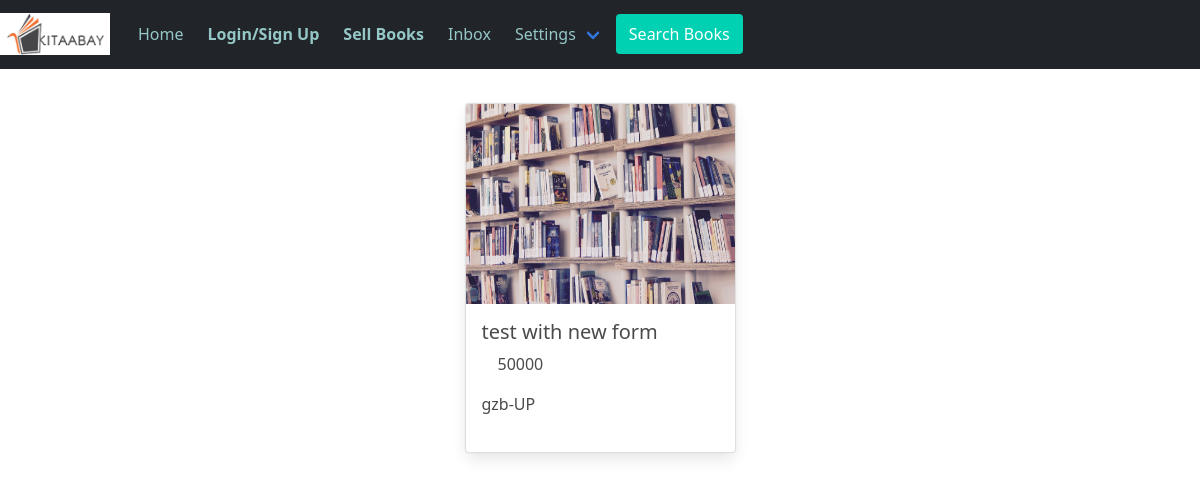
Screenshot of /post/category/B.Com/ with the database file from the repository.
### post/models.py (models this page shows, shortened)
class Post(models.Model):
	id = models.UUIDField(primary_key=True, default=uuid.uuid4, editable=False)
	content =  models.ManyToManyField(PostFileContent, related_name='contents')
	title = models.TextField(max_length=50, verbose_name='title',default='title')
	caption = models.TextField(max_length=1500, verbose_name='Caption')
	category = models.CharField(max_length=100,default='novel')
	cost = models.IntegerField(default=0)
	posted = models.DateTimeField(auto_now_add=True)
	user = models.ForeignKey(User, on_delete=models.CASCADE)
	likes = models.IntegerField(default=0)
	state = models.CharField(max_length=100, null=True, blank=True)
	city = models.CharField(max_length=100, null=True, blank=True)
	address = models.CharField(max_length=100, null=True, blank=True)
	parcel = models.BooleanField()
	status = models.BooleanField()
	feedback = models.CharField(max_length=150, blank=True,default='None')
	suggestions = models.CharField(max_length=150,  blank=True,default='None')
	def get_absolute_url(self):
		return reverse('postdetails', args=[str(self.id)])

class PostFileContent(models.Model):
	user = models.ForeignKey(User, on_delete=models.CASCADE, related_name='content_owner')
	file = models.FileField(upload_to=user_directory_path)

### post/views.py (the view)
# urls.py: path('category/<str:cats>/', CategoryView, name='category'),
def CategoryView(request, cats):
	category_posts = Post.objects.filter(category=cats.replace('-',' '))
	return render(request, 'categories.html', {'category_posts':category_posts})

### bookstore/templates/categories.html
{% extends 'base.html' %}
{% load static %}
{% block content %}
<div class="row row-cols-1 row-cols-md-4 g-4" style="margin: 10px; justify-content: center;">
    {% for post_item in category_posts %}
    <div class="col">
      <div class="card" style="height:350px;width:300px;">
        <a href="{{ post_item.get_absolute_url }}">
        <img src="{{ post_item.content.first.file.url }}" class="card-img-top" alt="..." style="height: 200px;width: 300px;align-self: center;"></a>
        <div class="card-body">
          <h5 class="card-title">{{ post_item.title }}</h5>
          <p class="card-text media-right">{{ post_item.cost }}</p>
          <p class="card-text">{{ post_item.city }}-{{ post_item.state }}</p>
        </div>
      </div>
    </div>
    {% endfor %}
    </div>
{% endblock %}

### bookstore/templates/base.html (style rules this page uses)
body a { text-decoration: none; }

### rows the page displays
Post: content.first.file (picture), title "test with new form", cost "50000", city "gzb", state "UP"
